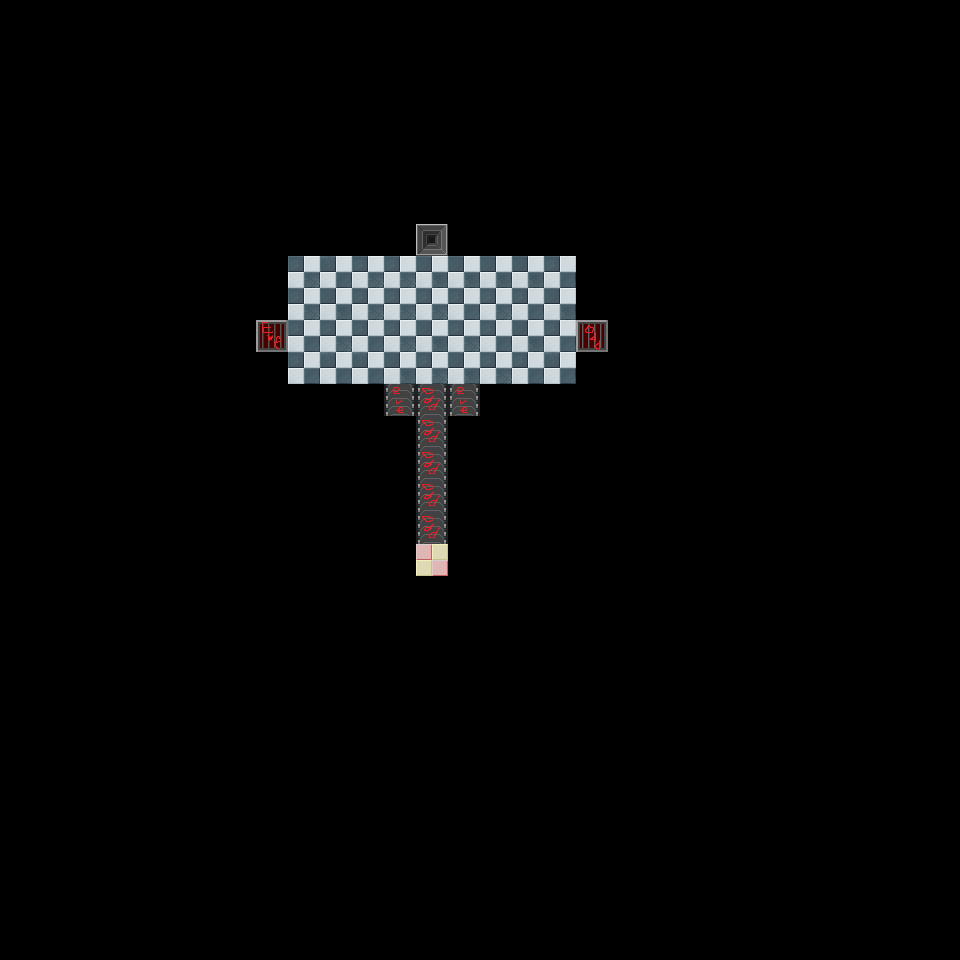

This is a level from a 2D game, rendered from its Tiled map with the project's own tilesets. A one-line summary and the complete map file follow:
An orthogonal 30x30 tile map with 32x32 px tiles, 1 tile layer (Tile Layer 1).

<map version="1.8" tiledversion="1.8.6" orientation="orthogonal" renderorder="right-down" width="30" height="30" tilewidth="32" tileheight="32" infinite="0" nextlayerid="2" nextobjectid="1">
 <tileset firstgid="1" source="../tilesets/level_tiles.tsx" />
 <layer id="1" name="Tile Layer 1" width="30" height="30">
  <data encoding="csv">
0,0,0,0,0,0,0,0,0,0,0,0,0,0,0,0,0,0,0,0,0,0,0,0,0,0,0,0,0,0,
0,0,0,0,0,0,0,0,0,0,0,0,0,0,0,0,0,0,0,0,0,0,0,0,0,0,0,0,0,0,
0,0,0,0,0,0,0,0,0,0,0,0,0,0,0,0,0,0,0,0,0,0,0,0,0,0,0,0,0,0,
0,0,0,0,0,0,0,0,0,0,0,0,0,0,0,0,0,0,0,0,0,0,0,0,0,0,0,0,0,0,
0,0,0,0,0,0,0,0,0,0,0,0,0,0,0,0,0,0,0,0,0,0,0,0,0,0,0,0,0,0,
0,0,0,0,0,0,0,0,0,0,0,0,0,0,0,0,0,0,0,0,0,0,0,0,0,0,0,0,0,0,
0,0,0,0,0,0,0,0,0,0,0,0,0,0,0,0,0,0,0,0,0,0,0,0,0,0,0,0,0,0,
0,0,0,0,0,0,0,0,0,0,0,0,0,23,0,0,0,0,0,0,0,0,0,0,0,0,0,0,0,0,
0,0,0,0,0,0,0,0,0,15,18,15,15,16,16,16,16,17,0,0,0,0,0,0,0,0,0,0,0,0,
0,0,0,0,0,0,0,0,0,15,16,15,15,15,17,15,17,16,0,0,0,0,0,0,0,0,0,0,0,0,
0,0,0,0,0,0,0,0,7,17,15,17,15,16,15,17,16,17,6,0,0,0,0,0,0,0,0,0,0,0,
0,0,0,0,0,0,0,0,0,17,18,18,16,15,16,15,17,18,0,0,0,0,0,0,0,0,0,0,0,0,
0,0,0,0,0,0,0,0,0,0,0,0,26,25,26,0,0,0,0,0,0,0,0,0,0,0,0,0,0,0,
0,0,0,0,0,0,0,0,0,0,0,0,0,25,0,0,0,0,0,0,0,0,0,0,0,0,0,0,0,0,
0,0,0,0,0,0,0,0,0,0,0,0,0,25,0,0,0,0,0,0,0,0,0,0,0,0,0,0,0,0,
0,0,0,0,0,0,0,0,0,0,0,0,0,25,0,0,0,0,0,0,0,0,0,0,0,0,0,0,0,0,
0,0,0,0,0,0,0,0,0,0,0,0,0,25,0,0,0,0,0,0,0,0,0,0,0,0,0,0,0,0,
0,0,0,0,0,0,0,0,0,0,0,0,0,24,0,0,0,0,0,0,0,0,0,0,0,0,0,0,0,0,
0,0,0,0,0,0,0,0,0,0,0,0,0,0,0,0,0,0,0,0,0,0,0,0,0,0,0,0,0,0,
0,0,0,0,0,0,0,0,0,0,0,0,0,0,0,0,0,0,0,0,0,0,0,0,0,0,0,0,0,0,
0,0,0,0,0,0,0,0,0,0,0,0,0,0,0,0,0,0,0,0,0,0,0,0,0,0,0,0,0,0,
0,0,0,0,0,0,0,0,0,0,0,0,0,0,0,0,0,0,0,0,0,0,0,0,0,0,0,0,0,0,
0,0,0,0,0,0,0,0,0,0,0,0,0,0,0,0,0,0,0,0,0,0,0,0,0,0,0,0,0,0,
0,0,0,0,0,0,0,0,0,0,0,0,0,0,0,0,0,0,0,0,0,0,0,0,0,0,0,0,0,0,
0,0,0,0,0,0,0,0,0,0,0,0,0,0,0,0,0,0,0,0,0,0,0,0,0,0,0,0,0,0,
0,0,0,0,0,0,0,0,0,0,0,0,0,0,0,0,0,0,0,0,0,0,0,0,0,0,0,0,0,0,
0,0,0,0,0,0,0,0,0,0,0,0,0,0,0,0,0,0,0,0,0,0,0,0,0,0,0,0,0,0,
0,0,0,0,0,0,0,0,0,0,0,0,0,0,0,0,0,0,0,0,0,0,0,0,0,0,0,0,0,0,
0,0,0,0,0,0,0,0,0,0,0,0,0,0,0,0,0,0,0,0,0,0,0,0,0,0,0,0,0,0,
0,0,0,0,0,0,0,0,0,0,0,0,0,0,0,0,0,0,0,0,0,0,0,0,0,0,0,0,0,0
</data>
 </layer>
</map>
